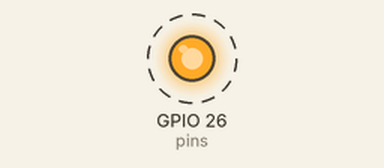
The program below on a simulated Raspberry Pi (BCM pin numbers). Parts: output pins drawn as LEDs (lit = HIGH). Dashed ring = blinking.

Above: at 0.2 s.
Timing chart, 0 to 3.0 s (numbered marks = the images above):
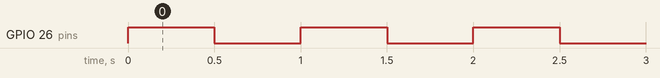

The program:

blink_LED.py
```python
# Import necessary modules
import RPi.GPIO as GPIO
import time

HIGH = True
LOW = False

# Set up GPIO pins
GPIO.setmode(GPIO.BCM)

pins = [26]
for pin in pins:
    GPIO.setup(pin,GPIO.OUT)

def setup():
    # setup somthing (do 1 time)
    GPIO.output(26,LOW)


def loop():
    # continuously do something
    try:
        while True:
            GPIO.output(26,HIGH)
            time.sleep(0.5)
            GPIO.output(26,LOW)
            time.sleep(0.5)

    except KeyboardInterrupt: # if Ctrl C is pressed...
        print("Program stopped and furnace shut off.") # print a clean exit message
    GPIO.cleanup()


def main():
    setup()
    loop()

if __name__ == '__main__':
    main()
```

Measured:
- by itself, GPIO 26 (pins): alternates HIGH for 0.50 s and LOW for 0.50 s
